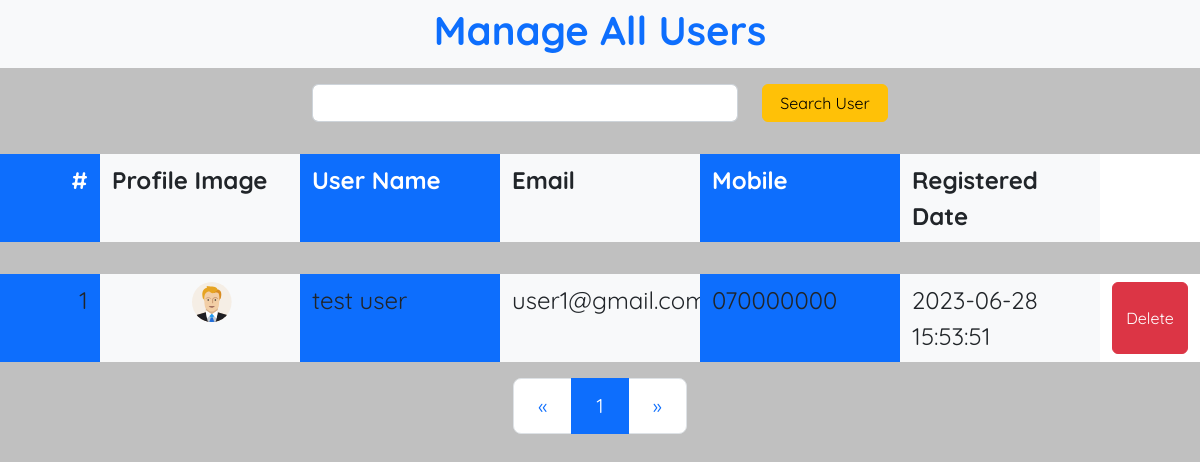
/manageUsers.php, run on the app's committed database.
### tables this page shows
CREATE TABLE `user` (
  `fname` varchar(50) DEFAULT NULL,
  `lname` varchar(50) DEFAULT NULL,
  `email` varchar(100) NOT NULL,
  `password` varchar(20) DEFAULT NULL,
  `mobile` varchar(20) DEFAULT NULL,
  `joined_date` datetime DEFAULT NULL,
  `status` varchar(45) DEFAULT NULL,
  `verification_code` varchar(50) DEFAULT NULL,
  `gender` varchar(20) DEFAULT NULL,
  PRIMARY KEY (`email`)
);

### manageUsers.php (the view, shortened to what this page needs)
<?php
require "config.php";
?>
<!DOCTYPE html>
<html>
<head>
    <link rel="stylesheet" href="css/bootstrap.css" />
    <link rel="stylesheet" href="https://cdn.jsdelivr.net/npm/bootstrap-icons@1.9.1/font/bootstrap-icons.css">
    <link rel="stylesheet" href="css/style.css" />
    <link rel="stylesheet" href="https://cdnjs.cloudflare.com/ajax/libs/font-awesome/6.2.1/css/all.min.css" />
</head>
<body style="background-color: #C0C0C0;">
    <div class="container-fluid">
        <div class="row">
            <div class="col-12 bg-light text-center">
                <label class="form-label text-primary fw-bold fs-1">Manage All Users</label>
            </div>
            <div class="col-12 mt-3">
                <div class="row">
                    <div class="offset-0 offset-lg-3 col-12 col-lg-6 mb-3">
                        <div class="row">
                            <div class="col-9">
                                <input type="text" class="form-control" />
                            </div>
                            <div class="col-3 d-grid">
                                <button class="btn btn-warning">Search User</button>
                            </div>
                        </div>
                    </div>
                </div>
            </div>
            <div class="col-12 mt-3 mb-3">
                <div class="row">
                    <div class="col-2 col-lg-1 bg-primary py-2 text-end">
                        <span class="fs-4 fw-bold text-white">#</span>
                    </div>
                    <div class="col-2 d-none d-lg-block bg-light py-2">
                        <span class="fs-4 fw-bold">Profile Image</span>
                    </div>
                    <div class="col-4 col-lg-2 bg-primary py-2">
                        <span class="fs-4 fw-bold text-white">User Name</span>
                    </div>
                    <div class="col-4 col-lg-2 d-lg-block bg-light py-2">
                        <span class="fs-4 fw-bold">Email</span>
                    </div>
                    <div class="col-2 d-none d-lg-block bg-primary py-2">
                        <span class="fs-4 fw-bold text-white">Mobile</span>
                    </div>
                    <div class="col-2 d-none d-lg-block bg-light py-2">
                        <span class="fs-4 fw-bold">Registered Date</span>
                    </div>
                    <div class="col-2 col-lg-1 bg-white"></div>
                </div>
            </div>
            <?php
            $query = "SELECT * FROM `user`";
            if (isset($_GET["page"])) {
                $pageno = $_GET["page"];
            } else {
                $pageno = 1;
            }
            $user_rs = mysqli_query($conn,$query);
            $user_num = $user_rs->num_rows;
            $results_per_page = 20;
            $number_of_pages = ceil($user_num / $results_per_page);
            $page_results = ($pageno - 1) * $results_per_page;
            $q2 = $query . " LIMIT " . $results_per_page . " OFFSET " . $page_results . "";
            $selected_rs = mysqli_query($conn,$q2);
            $selected_num = $selected_rs->num_rows;
            for ($x = 0; $x < $selected_num; $x++) {
                $selected_data = $selected_rs->fetch_assoc();
            ?>
                <div class="col-12 mt-3 mb-3">
                    <div class="row">
                        <div class="col-2 col-lg-1 bg-primary py-2 text-end">
                            <span class="fs-4 text-dark"><?php echo $x + 1; ?></span>
                        </div>
                        <div class="col-2 d-none d-lg-block bg-light py-2" onclick="viewMsgModel(<?php echo $selected_data['email']; ?>)">
                            <img src="res/newuser.svg" style="height: 40px;margin-left: 80px;" />
                        </div>
                        <div class="col-4 col-lg-2 bg-primary py-2">
                            <span class="fs-4 text-dark"><?php echo $selected_data["fname"] . " " . $selected_data["lname"]; ?></span>
                        </div>
                        <div class="col-4 col-lg-2 d-lg-block bg-light py-2">
                            <span class="fs-4 "><?php echo $selected_data['email']; ?></span>
                        </div>
                        <div class="col-2 d-none d-lg-block bg-primary py-2">
                            <span class="fs-4 text-dark"><?php echo $selected_data['mobile']; ?></span>
                        </div>
                        <div class="col-2 d-none d-lg-block bg-light py-2">
                            <span class="fs-4 "><?php echo $selected_data['joined_date']; ?></span>
                        </div>
                        <div class="col-2 col-lg-1 bg-white py-2 d-grid">
                        <button id="ub<?php echo $selected_data['email']; ?>" class="btn btn-danger" onclick="deleteUser('<?php echo $selected_data['email']; ?>')"> Delete </button>
                        </div>
                    </div>
                </div>
            <?php
            }
            ?>
            <div class="offset-2 offset-lg-3 col-8 col-lg-6 text-center mb-3">
                <nav aria-label="Page navigation example">
                    <ul class="pagination pagination-lg justify-content-center">
                        <li class="page-item">
                            <a class="page-link" href="<?php if ($pageno <= 1) {
                                                            echo ("#");
                                                        } else {
                                                            echo "?page=" . ($pageno - 1);
                                                        } ?>
                                                     " aria-label="Previous">
                                <span aria-hidden="true">&laquo;</span>
                            </a>
                        </li>
                        <?php
                        for ($x = 1; $x <= $number_of_pages; $x++) {
                            if ($x == $pageno) {
                        ?>
                                <li class="page-item active">
                                    <a class="page-link" href="<?php echo "?page=" . ($x) ?>"><?php echo $x; ?></a>
                                </li>
                            <?php
                            } else {
                            ?>
                                <li class="page-item">
                                    <a class="page-link" href="<?php echo "?page=" . ($x) ?>"><?php echo $x; ?></a>
                                </li>
                        <?php
                            }
                        }
                        ?>
                        <li class="page-item">
                            <a class="page-link" href="<?php if ($pageno >= $number_of_pages) {
                                                            echo ("#");
                                                        } else {
                                                            echo "?page=" . ($pageno + 1);
                                                        } ?>" aria-label="Next">
                                <span aria-hidden="true">&raquo;</span>
                            </a>
                        </li>
                    </ul>
                </nav>
            </div>
        </div>
    </div>
</body>
</html>

### css/style.css (style rules this page uses)
* { margin: 0; padding: 0; box-sizing: border-box; font-family: 'Quicksand', sans-serif; }

### data on the page
user: fname "test", lname "user", email "user1@gmail.com", mobile "070000000", joined_date "2023-06-28 15:53:51"
